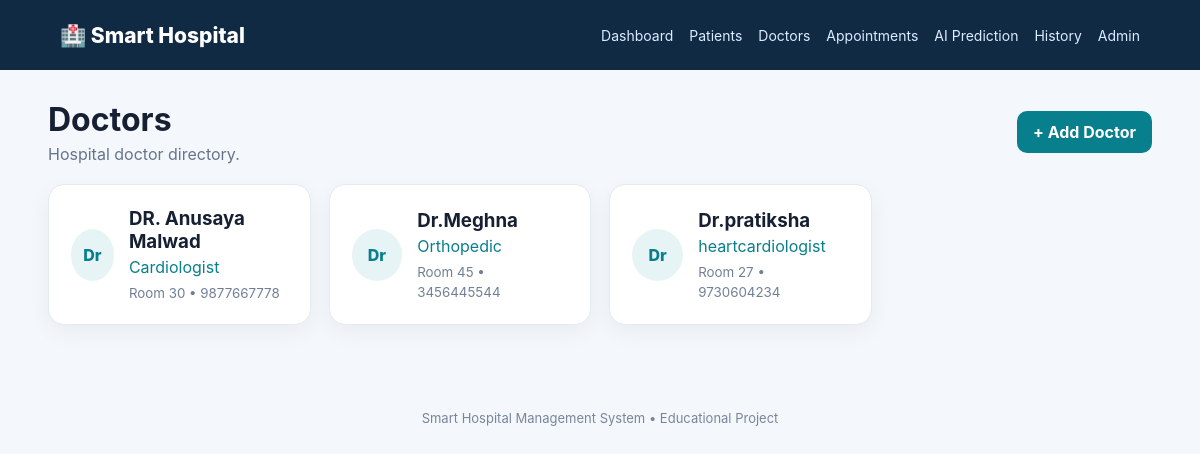
The app's page /doctors/ with its own data.
### hospital/models.py (models this page shows, shortened)
class Doctor(models.Model):
    name = models.CharField(max_length=120)
    specialization = models.CharField(max_length=120)
    phone = models.CharField(max_length=20)
    email = models.EmailField(blank=True)
    room_no = models.CharField(max_length=20, blank=True)

### hospital/views.py (the view)
# urls.py: path("doctors/", views.doctor_list, name="doctor_list"),
def doctor_list(request):
    doctors = Doctor.objects.all().order_by("name")
    return render(request, "doctors.html", {"doctors": doctors})

### hospital/templates/doctors.html (shortened to what this page needs)
{% extends "base.html" %}
{% block content %}
<div class="page-head"><div><h1>Doctors</h1><p>Hospital doctor directory.</p></div><a class="btn primary" href="{% url 'doctor_add' %}">+ Add Doctor</a></div>
<div class="cards">
{% for d in doctors %}
<div class="card doctor"><div class="avatar">Dr</div><div><h3>{{ d.name }}</h3><p>{{ d.specialization }}</p><small>Room {{ d.room_no|default:"-" }} • {{ d.phone }}</small></div></div>
{% empty %}<div class="card">No doctors added yet.</div>{% endfor %}
</div>
{% endblock %}

### static/css/style.css (style rules this page uses)
* { box-sizing:border-box }
body { margin:0;font-family:Inter,Segoe UI,Arial,sans-serif;background:#f4f7fb;color:#172033 }
.cards { display:grid;grid-template-columns:repeat(4,1fr);gap:18px;margin-bottom:22px }
.card { background:#fff;border:1px solid #e4eaf1;border-radius:16px;padding:22px;box-shadow:0 7px 22px rgba(16,42,67,.05) }
.section-head,.page-head { display:flex;justify-content:space-between;align-items:center;gap:15px }
.page-head { margin-bottom:20px }
.page-head h1 { margin:0 0 5px }
.page-head p { margin:0;color:#66758a }
.btn { display:inline-block;border:0;background:#e8eef5;color:#17324d;padding:11px 16px;border-radius:10px;text-decoration:none;cursor:pointer;font-weight:700 }
.btn.primary { background:#087f8c;color:#fff }
.doctor { display:flex;align-items:center;gap:15px }
.avatar { width:52px;height:52px;border-radius:50%;display:grid;place-items:center;background:#e7f4f5;color:#087f8c;font-weight:800 }
.doctor h3 { margin:0 0 4px }
.doctor p { margin:0 0 5px;color:#087f8c }
.doctor small { color:#718096 }

### records on screen
Doctor: name "DR. Anusaya Malwad", specialization "Cardiologist", room_no "30", phone "9877667778"
Doctor: name "Dr.Meghna", specialization "Orthopedic", room_no "45", phone "3456445544"
Doctor: name "Dr.pratiksha", specialization "heartcardiologist", room_no "27", phone "9730604234"
